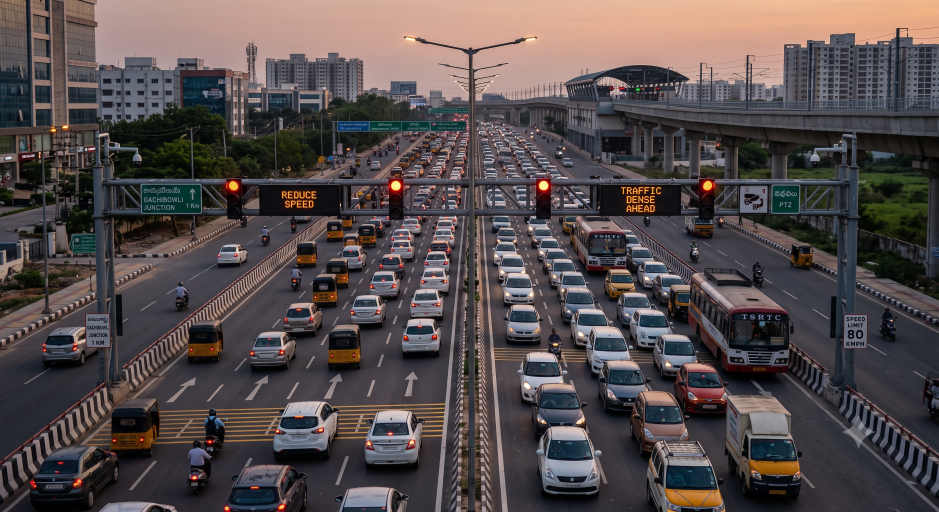
#> input picture traffic.jpg, 2816 x 1536 px, given in place of traffic.mp4, which was not available (shown at 1/3 size)
$ python video_detection.py
#> lines starting #> are read from the running program, lines starting #| are printed output that depends on the picture; after the words box and inside, x2 and y2 are one past the last pixel; in counts of white or black regions, pixels touching at a corner belong together; pictures that were not available may be replaced by others from this repository, and a replacement may not be noted
import cv2

video = cv2.VideoCapture(
    "traffic.mp4"
)
cv2.namedWindow(
    "Traffic Video",
    cv2.WINDOW_NORMAL
)

cv2.resizeWindow(
    "Traffic Video",
    1280,
    720
)


cv2.namedWindow(
    "Gray Video",
    cv2.WINDOW_NORMAL
)

cv2.namedWindow(
    "Edge Video",
    cv2.WINDOW_NORMAL
)

while True:

    ret, frame = video.read()
#> frame is the input picture: shape (1536, 2816, 3); mean B, G, R 76.1, 75.6, 84.4

    if not ret:
        break

    resized_frame = cv2.resize(
        frame,
        (1280, 720)
    )
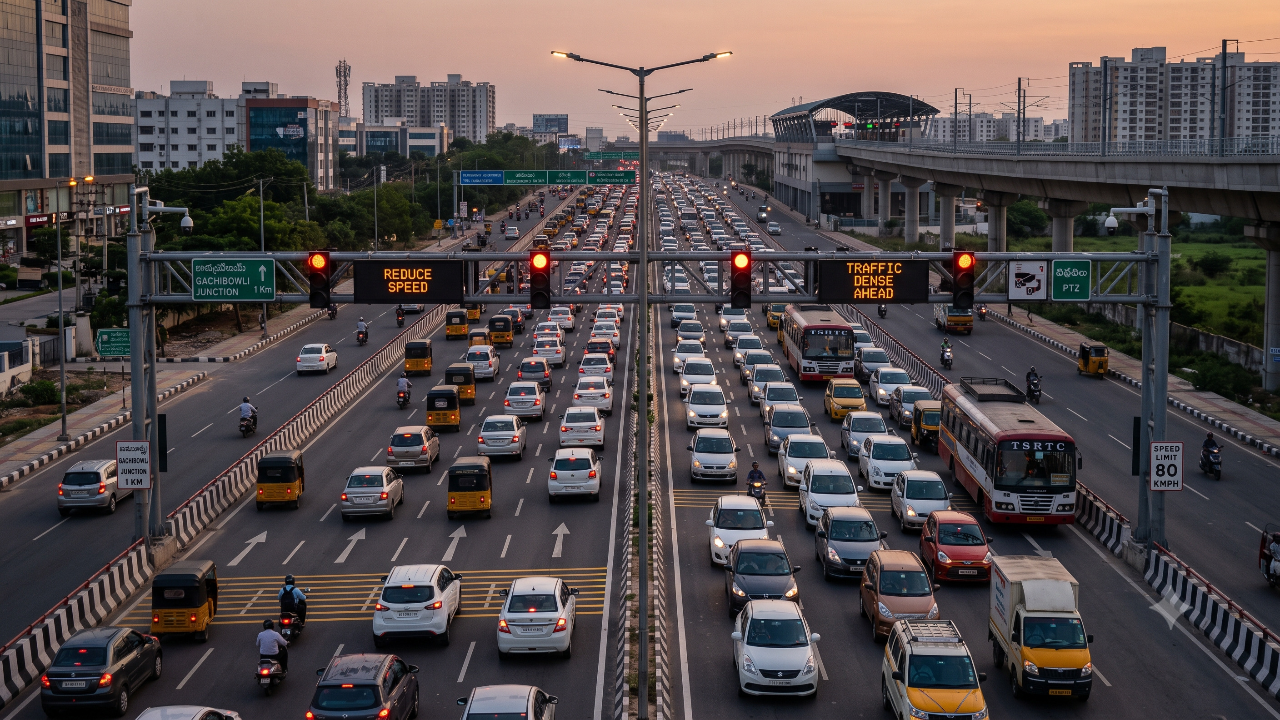
#> resized_frame: shape (720, 1280, 3); mean B, G, R 75.9, 75.5, 84.3

    gray = cv2.cvtColor(
        resized_frame,
        cv2.COLOR_BGR2GRAY
    )
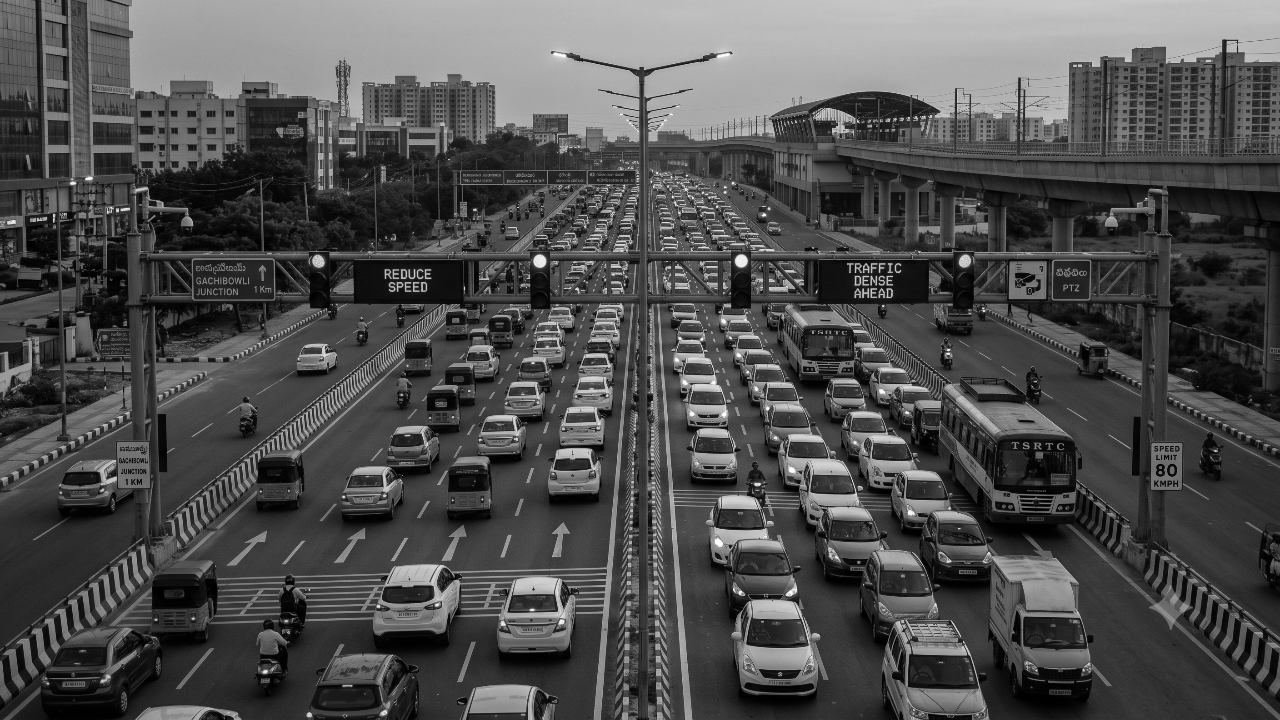
#> gray: shape (720, 1280); min 0, max 255, mean 78.2

    blur = cv2.GaussianBlur(
        gray,
        (5, 5),
        0
    )

    edges = cv2.Canny(
        blur,
        50,
        150
    )
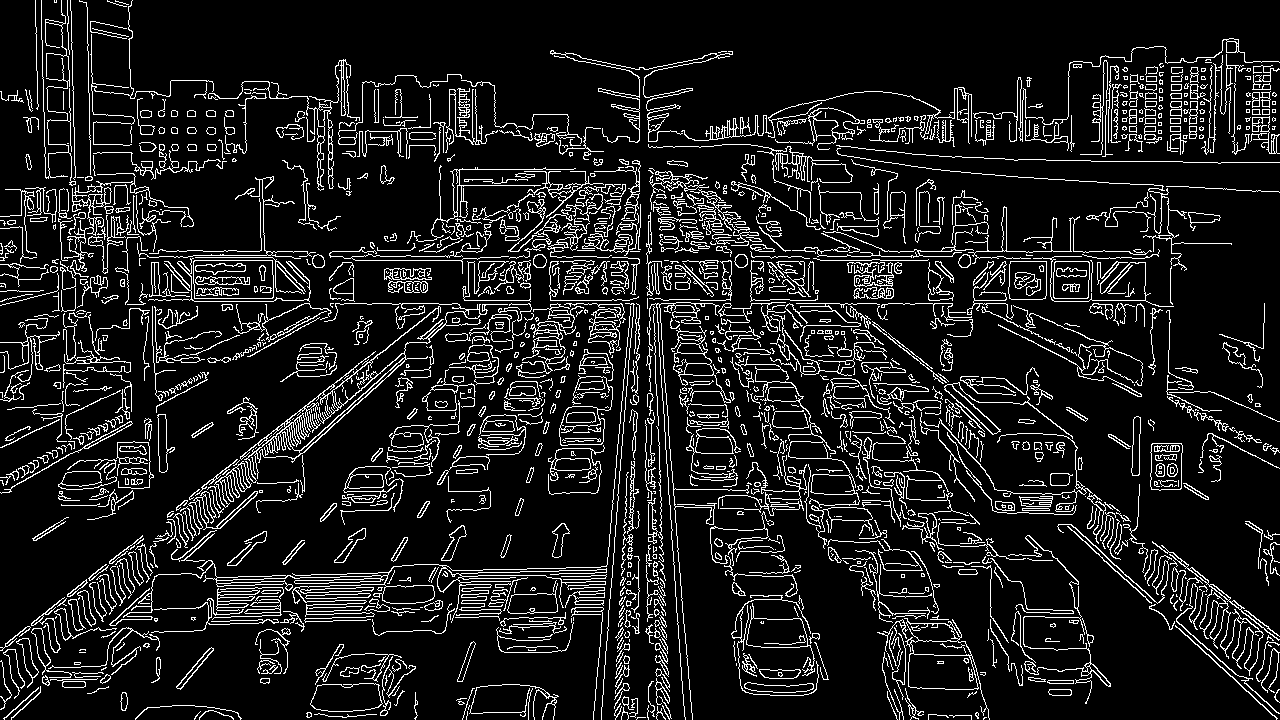
#> edges: shape (720, 1280); 11.2% white in thin lines or dots

    contours, _ = cv2.findContours(
        edges,
        cv2.RETR_TREE,
        cv2.CHAIN_APPROX_SIMPLE
    )
#> contours = 2332 contours, 1427 with area under 20; largest, box (x1, y1, x2, y2) and area: (214, 303, 508, 508) 4505, (904, 618, 990, 720) 3806, (193, 260, 274, 299) 3010, (193, 260, 274, 299) 3006, (908, 653, 979, 690) 2204

    vehicle_count = 0

    for contour in contours:

        area = cv2.contourArea(contour)

        if area > 1000:

            x, y, w, h = cv2.boundingRect(
                contour
            )

            cv2.rectangle(
                resized_frame,
                (x, y),
                (x + w, y + h),
                (0, 255, 0),
                2
            )

            vehicle_count += 1
#> this loop made 2332 passes
#> (area, x, y, w, h) on passes 51, 52, 191, 192, 250, 251, 423, 719, 720, 1030, 1094, 1277: (1684, 310, 683, 73, 29), (1672, 310, 683, 73, 29), (3806, 904, 618, 86, 102), (2203.5, 908, 653, 71, 37), (1620.5, 746, 603, 69, 73), (1592, 746, 617, 62, 31), (1291.5, 1152, 541, 128, 135), (1401, 1150, 443, 33, 48), (1397, 1150, 443, 33, 48), (1521.5, 559, 375, 54, 71), (1266.5, 735, 356, 125, 152), (1812, 109, 306, 522, 320)
#> area on passes 8, 24, 25, 28, 29, 35: 20, 42, 37, 95, 89, 130.5
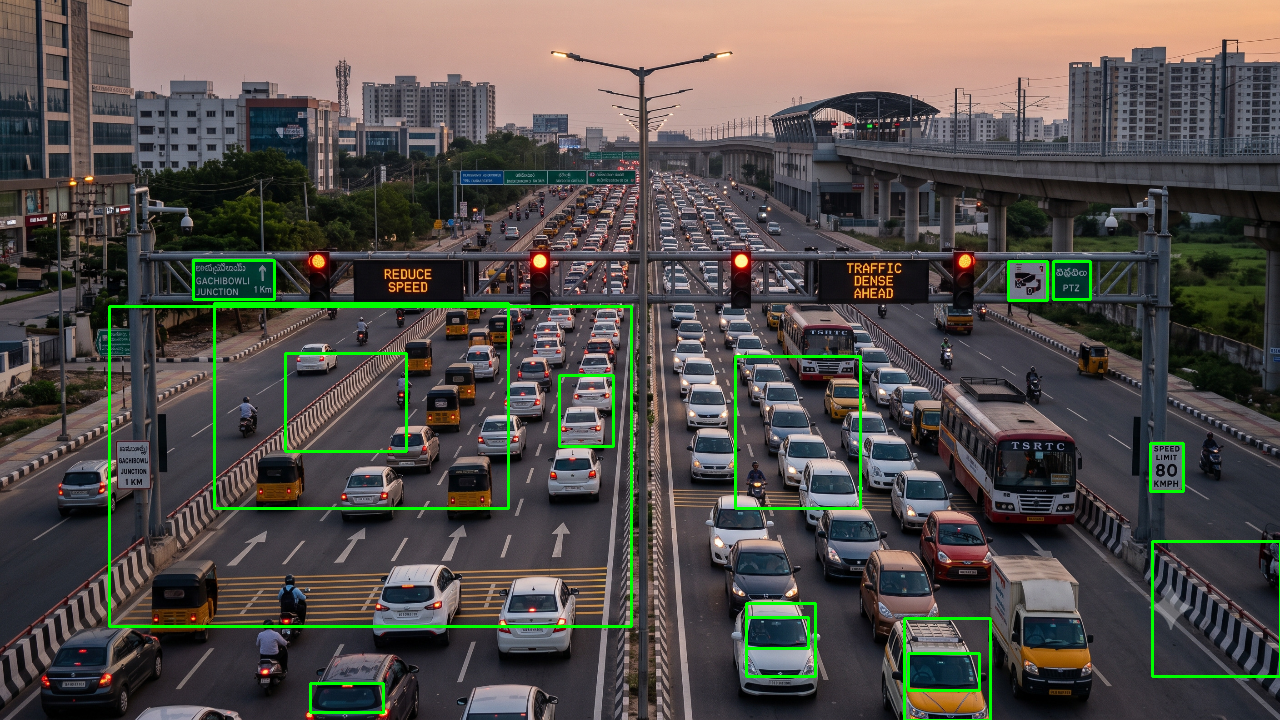
#> resized_frame: shape (720, 1280, 3); 2.02% of pixels changed, all inside (x1, y1, x2, y2) = (108, 259, 1280, 720)
#> after the loop, vehicle_count = 20

    cv2.putText(
        resized_frame,
        f"Vehicles: {vehicle_count}",
        (30, 50),
        cv2.FONT_HERSHEY_SIMPLEX,
        1,
        (0, 255, 0),
        2
    )
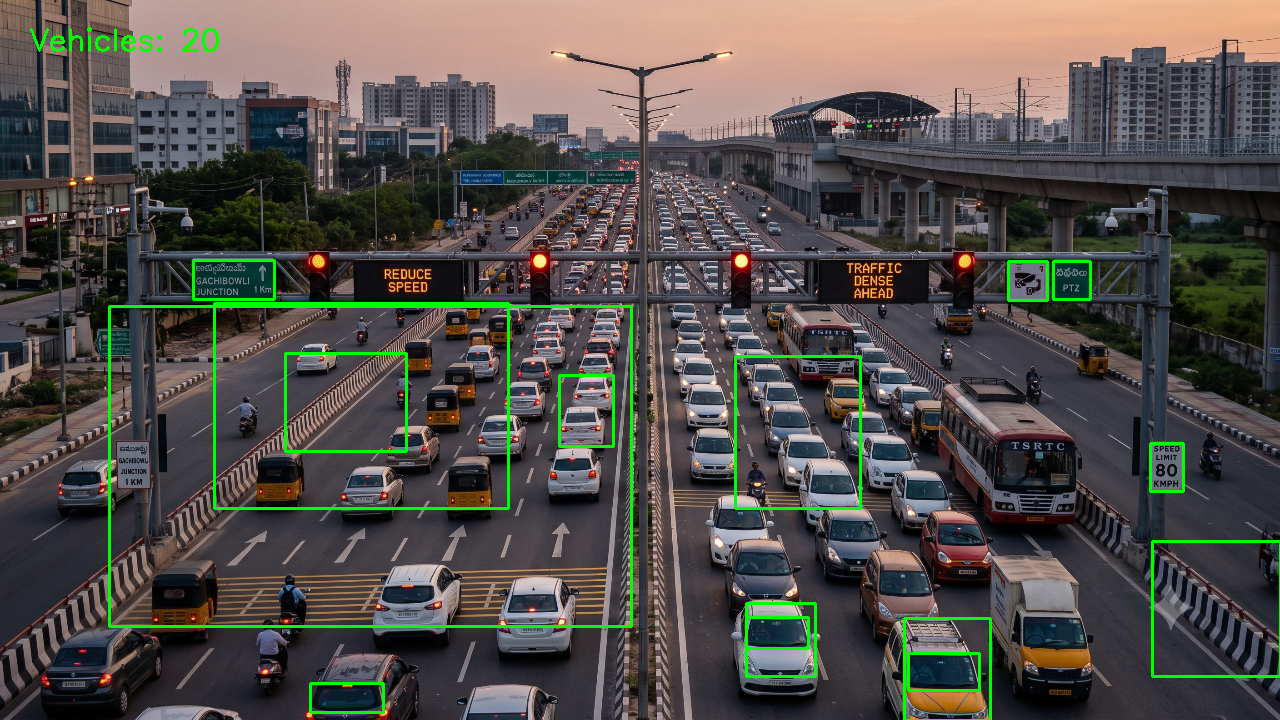
#> resized_frame: shape (720, 1280, 3); 0.14% of pixels changed, all inside (x1, y1, x2, y2) = (30, 27, 219, 52)

    cv2.imshow(
        "Traffic Video",
        resized_frame
    )

    gray_resized = cv2.resize(
        gray,
        (640, 360)
    )

    edges_resized = cv2.resize(
        edges,
        (640, 360)
    )
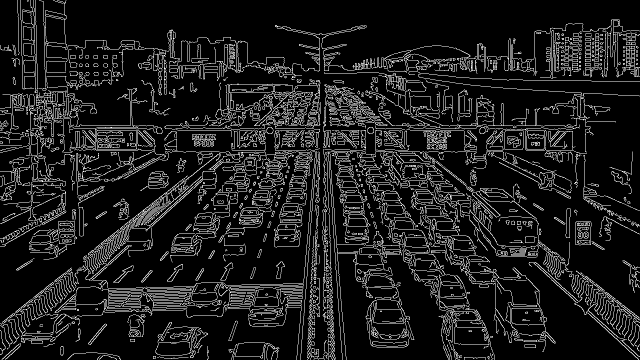
#> edges_resized: shape (360, 640); min 0, max 255, mean 28.6

    cv2.imshow(
        "Gray Video",
        gray_resized
    )

    cv2.imshow(
        "Edge Video",
        edges_resized
    )


    if cv2.waitKey(30) & 0xFF == ord('q'):
#> (key q is pressed here)
        break

video.release()

cv2.destroyAllWindows()
